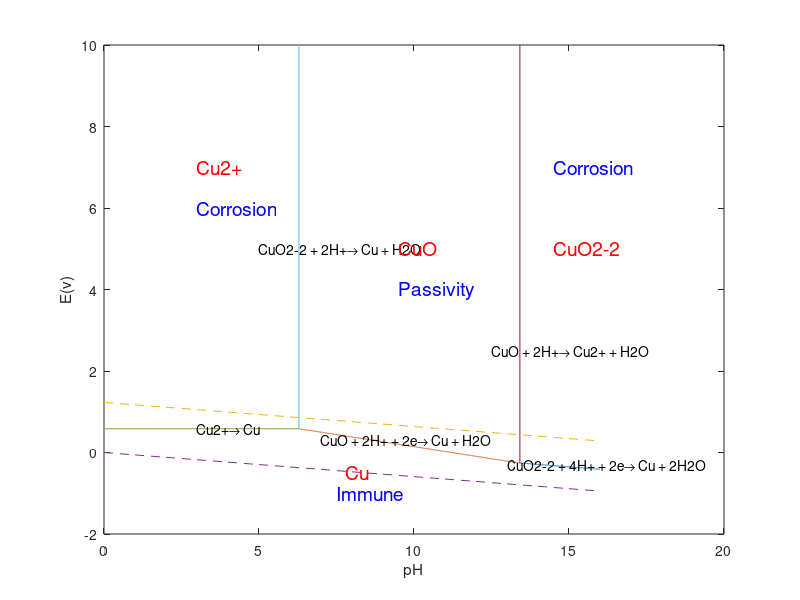

The MATLAB source for this figure:
clear all
clc
x1=13.4159:0.01:16;
x2=6.2867:0.01:13.4159;
x=0:16;
y1=0.5347-0.0591.*x1;
y2=1.3276-0.1184.*x2;
y3=1.229-0.05917.*x;
y4=-0.05917.*x;
plot(x1,y1);
hold on
plot(x2,y2);
hold on
plot(x,y3,"--");
hold on
plot(x,y4,"--");
hold on
plot([0 6.2867],[0.58325472 0.58325472])
hold on
plot([6.2867 6.2867],[0.58325472 10])
hold on
plot([13.4159 13.4159],[-0.2555264 10])
text(3,0.58325472,'Cu2+\rightarrow Cu')
text(13,-0.3,'CuO2-2 + 4H+ + 2e\rightarrow Cu + 2H2O')
text(7,0.3,'CuO + 2H+ + 2e\rightarrow Cu + H2O')
text(5,5,'CuO2-2 + 2H+\rightarrow Cu + H2O')
text(12.5,2.5,'CuO + 2H+\rightarrow Cu2+ + H2O')
text(3,7,'Cu2+','Color','red','FontSize',14)
text(9.5,5,'CuO','Color','red','FontSize',14)
text(14.5,5,'CuO2-2','Color','red','FontSize',14)
text(7.8,-0.5,'Cu','Color','red','FontSize',14)
text(3,6,'Corrosion','Color','blue','FontSize',14)
text(9.5,4,'Passivity','Color','blue','FontSize',14)
text(14.5,7,'Corrosion','Color','blue','FontSize',14)
text(7.5,-1,'Immune','Color','blue','FontSize',14)
xlabel('pH') 
ylabel('E(v)')



